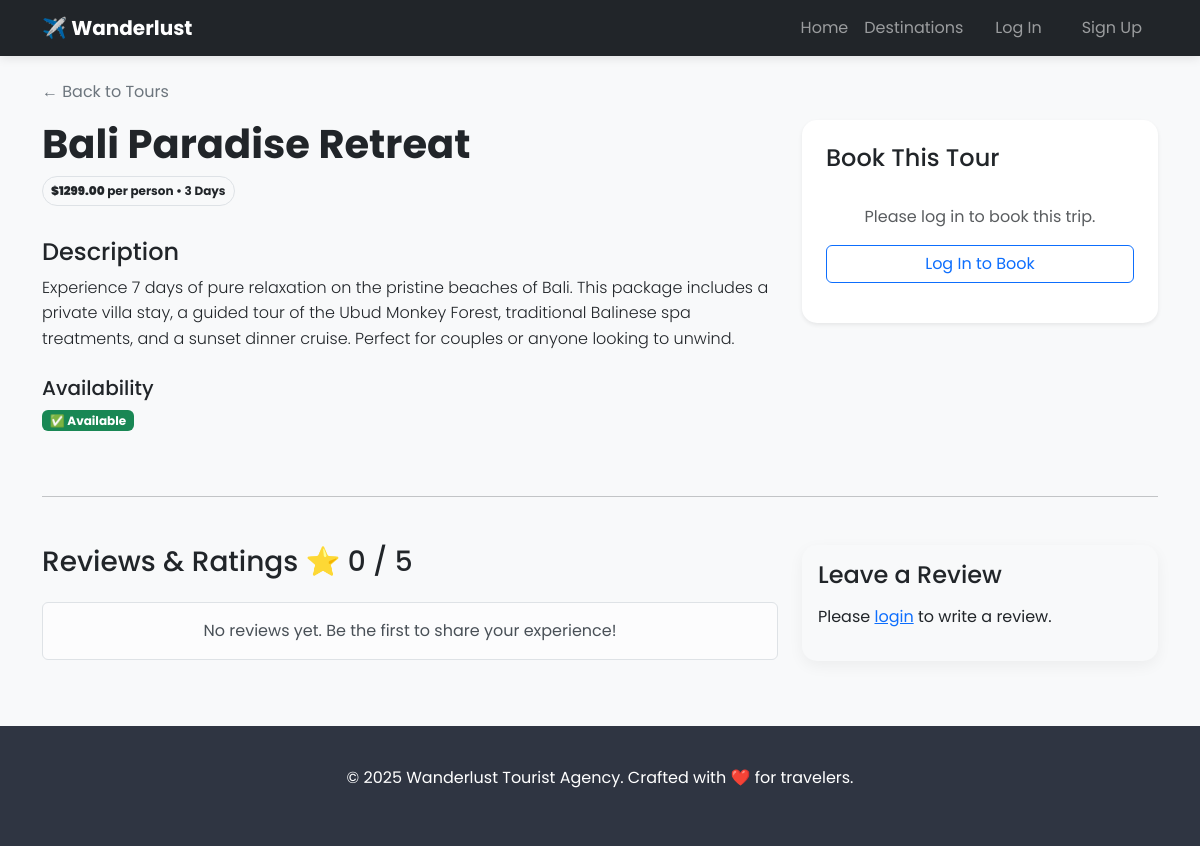
/tour/1/, run on the app's committed database.
### tours/models.py (models this page shows, shortened)
class Tour(models.Model):
    title = models.CharField(max_length=200)
    description = models.TextField()
    price = models.DecimalField(max_digits=10, decimal_places=2)
    duration_days = models.IntegerField()
    is_available = models.BooleanField(default=True)
    image = models.ImageField(upload_to='tour_images/', blank=True, null=True)

### tours/views.py (the view)
# urls.py: path('tour/<int:pk>/', views.tour_detail_and_book, name='tour_detail'),
def tour_detail_and_book(request, pk):
    tour = get_object_or_404(Tour, pk=pk)
    avg_rating = tour.reviews.aggregate(Avg('rating'))['rating__avg'] or 0
    if request.method == 'POST':
        booking_form = BookingForm(request.POST)
        if booking_form.is_valid():
            booking = booking_form.save(commit=False)
            booking.tour = tour
            booking.save()
            messages.success(request, f"🎉 Booking confirmed for {tour.title}!")
            return redirect('tour_list')
    else:
        booking_form = BookingForm()
    review_form = ReviewForm()
    context = {
        'tour': tour,
        'form': booking_form,
        'review_form': review_form,
        'reviews': tour.reviews.all().order_by('-created_at'),
        'avg_rating': round(avg_rating, 1),
    }
    return render(request, 'tours/tour_detail.html', context)

### templates/tours/tour_detail.html (shortened to what this page needs)
{% extends 'base.html' %}
{% block content %}
    <a href="{% url 'tour_list' %}" class="text-decoration-none text-secondary mb-3 d-inline-block">← Back to Tours</a>
    <div class="row">
        <div class="col-md-8">
            <h1 class="fw-bold text-dark">{{ tour.title }}</h1>
            <div class="badge bg-light text-dark border p-2 mb-3 rounded-pill">
                <strong>${{ tour.price }}</strong> per person • {{ tour.duration_days }} Days
            </div>
            <h4 class="mt-3">Description</h4>
            <p class="lead" style="font-size: 1rem; line-height: 1.6;">{{ tour.description }}</p>
            <h5 class="mt-4">Availability</h5>
            <p>
                {% if tour.is_available %}
                    <span class="badge bg-success">✅ Available</span>
                {% else %}
                    <span class="badge bg-danger">❌ Sold Out</span>
                {% endif %}
            </p>
        </div>
        <div class="col-md-4">
            <div class="card shadow-sm border-0">
                <div class="card-body p-4">
                    <h4 class="card-title mb-3">Book This Tour</h4>
                    {% if user.is_authenticated %}
                        <form method="post">
                            {% csrf_token %}
                            {% for field in form %}
                                <div class="mb-3">
                                    <label class="form-label fw-bold">{{ field.label }}</label>
                                    {{ field }}
                                    {% if field.errors %}
                                        <div class="text-danger small">{{ field.errors }}</div>
                                    {% endif %}
                                </div>
                            {% endfor %}
                            <button type="submit" name="submit_booking" class="btn btn-primary w-100 py-2">Confirm Booking</button>
                        </form>
                    {% else %}
                        <div class="text-center py-3">
                            <p class="text-muted mb-3">Please log in to book this trip.</p>
                            <a href="{% url 'login' %}?next={{ request.path }}" class="btn btn-outline-primary w-100">Log In to Book</a>
                        </div>
                    {% endif %}
                    </div>
            </div>
        </div>
    </div>
    <hr class="my-5">
    <div class="row">
        <div class="col-md-8">
            <h3 class="mb-4">Reviews & Ratings ⭐ {{ avg_rating }} / 5</h3>
            <div class="review-list">
                {% for review in reviews %}
                    <div class="card mb-3 border-0 shadow-sm">
                        <div class="card-body">
                            <div class="d-flex justify-content-between">
                                <h5 class="card-title fw-bold">{{ review.user.username }}</h5>
                                <span class="badge bg-warning text-dark">
                                    {{ review.rating }} ⭐
                                </span>
                            </div>
                            <h6 class="card-subtitle mb-2 text-muted small">{{ review.created_at|date:"M d, Y" }}</h6>
                            <p class="card-text mt-2">{{ review.comment }}</p>
                        </div>
                    </div>
                {% empty %}
                    <div class="alert alert-light text-center border">
                        No reviews yet. Be the first to share your experience!
                    </div>
                {% endfor %}
            </div>
        </div>
        <div class="col-md-4">
            <div class="card bg-light border-0">
                <div class="card-body">
                    <h4>Leave a Review</h4>
                    {% if user.is_authenticated %}
                        <form action="{% url 'add_review' pk=tour.pk %}" method="post">
                            {% csrf_token %}
                            {{ review_form.as_p }}
                            <button type="submit" class="btn btn-dark w-100 mt-2">Post Review</button>
                        </form>
                    {% else %}
                        <p class="mt-3">Please <a href="{% url 'login' %}">login</a> to write a review.</p>
                    {% endif %}
                </div>
            </div>
        </div>
    </div>
    {% endblock %}

### templates/base.html (style rules this page uses)
body { font-family: 'Poppins', sans-serif; background-color: #f8f9fa; }
.card { border: none; transition: transform 0.3s; border-radius: 15px; overflow: hidden; box-shadow: 0 5px 15px rgba(0,0,0,0.05); }

### data on the page
Tour: title "Bali Paradise Retreat", price "1299.00", duration_days "3", description "Experience 7 days of pure relaxation on the pristine beaches of Bali. This package includes a private villa stay, a guided tour of the Ubud Monkey Forest, traditional Balinese spa treatments, and a sunset dinner cruise. Perfect for couples or anyone looking to unwind."

### other printed values
{{ avg_rating }} "0"
